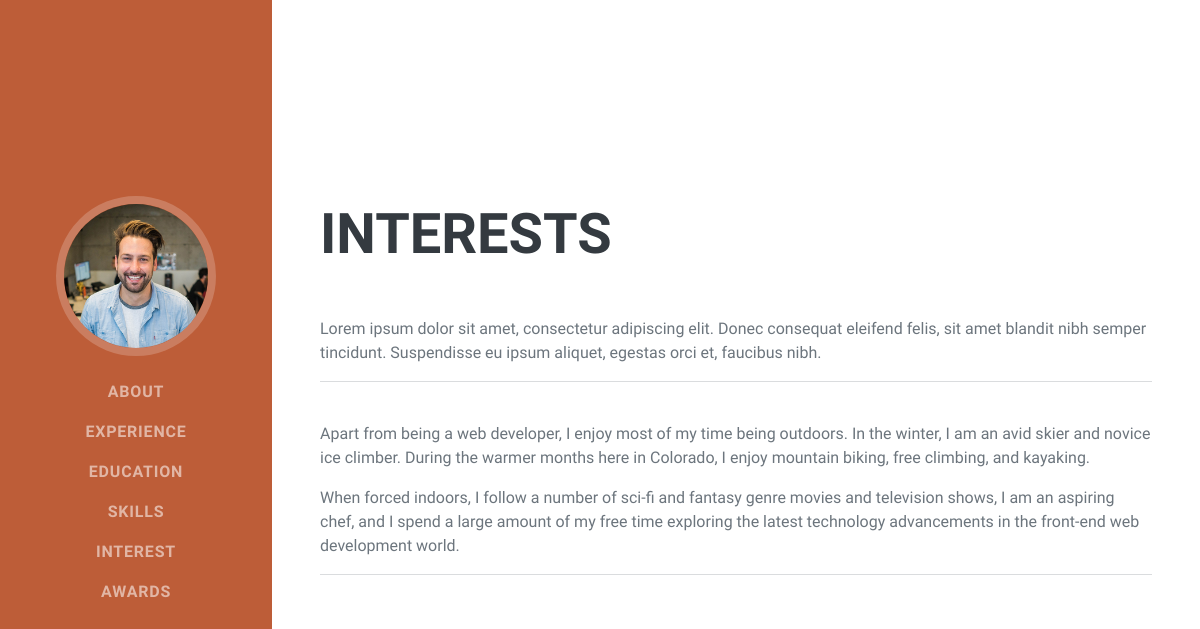
The page /interest/ on the database its author committed.
### interest/models.py (models this page shows)
class Interest(models.Model):
    interest = RichTextField(null=True, blank=True, max_length=512, verbose_name="Habilidades")
    created = models.DateTimeField(auto_now_add=True)
    updated = models.DateTimeField(auto_now=True)
    class Meta:
        verbose_name = "Interés"
        ordering = ["-created"]

### interest/views.py (the view)
# urls.py: path('interest/', interest_views.interest, name="interest"),
def interest(request):
    interest = Interest.objects.all()
    return render(request, "interest/interests.html", {'interest':interest})

### interest/templates/interest/interests.html (shortened to what this page needs)
{% extends 'core/base.html' %}
{% block content %}
        <h2 class="mb-5">Interests</h2>
        {% for interest in interest %}
                <p>{{interest.interest|safe}}</p>
                <hr class="m-0" />
                <br/>
        {% endfor %}
{% endblock %}

### rows shown on the page
Interest: interest "Lorem ipsum dolor sit amet, consectetur adipiscing elit. Donec consequat eleifend felis, sit amet blandit nibh semper tincidunt. Suspendisse eu ipsum aliquet, egestas orci et, faucibus nibh."
Interest: interest "Apart from being a web developer, I enjoy most of my time being outdoors. In the winter, I am an avid skier and novice ice climber. During the warmer months here in Colorado, I enjoy mountain biking, free climbing, and kayaking. When forced indoors, I follow a number of sci-fi and fantasy genre movies and television shows, I am an aspiring chef, and I spend a large amount of my free time exploring the latest technology advancements in the front-end web development world."
